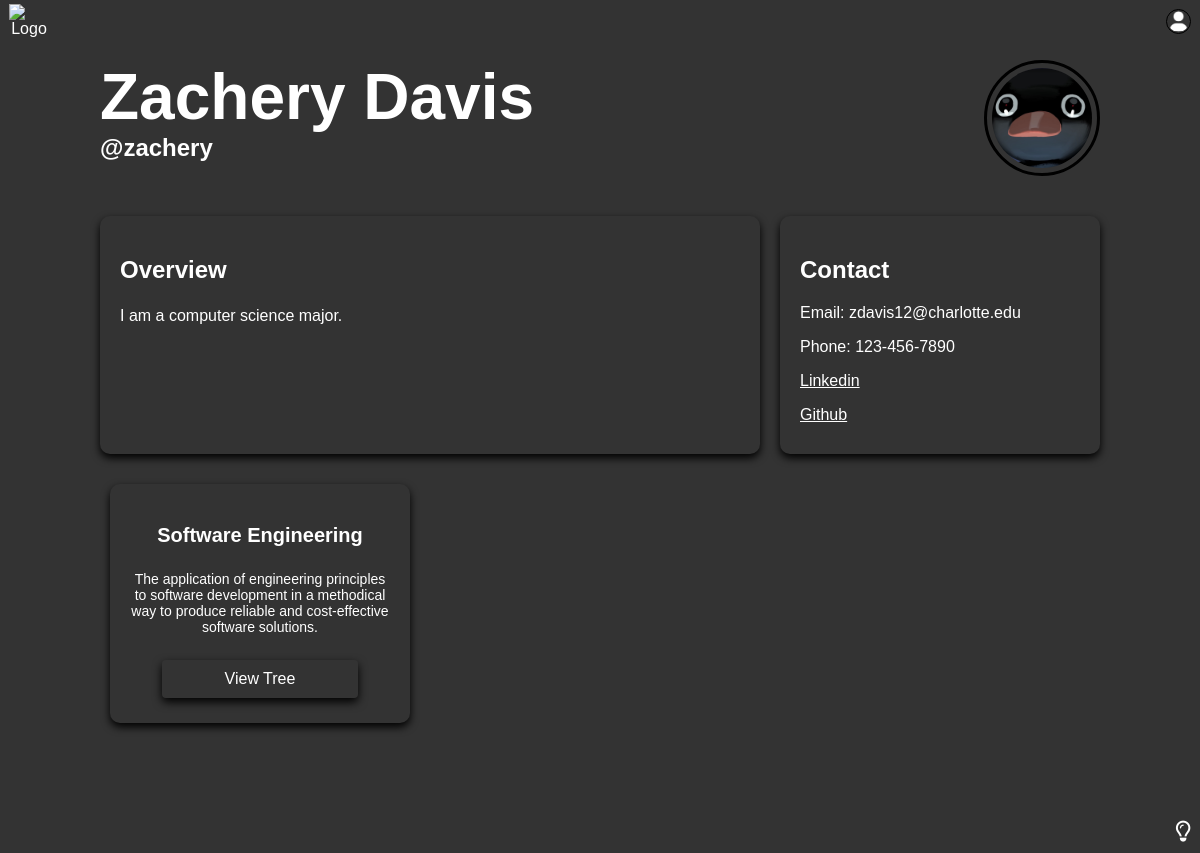
The app's page /profile/zachery/ (signed in) with its own data.
### application/models.py (models this page shows)
class User(AbstractUser):
    email = models.EmailField(unique=True, null=True)
    phoneNumber = models.CharField(max_length=15, null=True, validators=[
            RegexValidator(
                regex=r'^\+?1?\-?\d{3}\-\d{3}-\d{4}$',
                message="Phone number must be entered in the format: '+1-123-456-7890'."
            )
        ])
    bio = models.TextField(null=True)
    Linkedin = models.CharField(max_length=100, blank=True, null=True)
    Github = models.CharField(max_length=100, blank=True, null=True)
    avatar = models.ImageField(null=True, default="defaultUser.png")
    USERNAME_FIELD = "email"
    REQUIRED_FIELDS = ["username"]

class UserJsonData(models.Model):
    user = models.ForeignKey(User, on_delete=models.CASCADE, related_name="json_data")
    name = models.CharField(max_length=100, blank=True, null=True)
    description = models.CharField(max_length=500, blank=True, null=True)
    data = models.JSONField()

### application/views.py (the view)
# urls.py: path("profile/<str:user>/", views.profilePage, name="profilePage"),
def profilePage(request, user):
    user = User.objects.get(username=user)
    trees = user.json_data.all()
    context = {"user": user, "trees": trees}
    return render(request, "profile.html", context)

### application/templates/profile.html (shortened to what this page needs)
{% extends 'main.html' %} {% block content%} {% include 'header.html' %}
<main class="profile-main">
  <div class="profile-container">
    <div class="profile-header">
      <div>
        {% if user.first_name %}
        <h1>{{ user.first_name }} {{ user.last_name }}</h1>
        <h2 class="username">@{{ user.username }}</h2>
        {% else %}
        <h1>{{ user.username }}</h1>
        {% endif %}
      </div>
      <img class="profile-img" src="{{ user.avatar.url }}" alt="profile picture" />
    </div>
    <section class="card-section profile-section">
      <div class="overview">
        <h2>Overview</h2>
        {% if user.bio %}
        <p>{{user.bio}}</p>
        {% else %}
        <p>{{user.username}} has no bio currently.</p>
        {% endif %}
      </div>
      <div class="contact">
        <h2>Contact</h2>
        <p>Email: {{user.email}}</p>
        {% if user.phoneNumber %}
        <p>Phone: {{ user.phoneNumber }}</p>
        {% endif %} {% if user.Linkedin %}
        <p><a href="https://www.linkedin.com/in/{{ user.Linkedin }}" target="_blank" rel="noopener noreferrer">Linkedin</a></p>
        {% endif %} {% if user.Github %}
        <p><a href="https://github.com/{{ user.Github }}" target="_blank" rel="noopener noreferrer">Github</a></p>
        {% endif %}
      </div>
      {% if trees %} {% for tree in trees %}
      <div class="card">
        <h3>{{tree.name}}</h3>
        <p>{{tree.description}}</p>
        <a class="F1-button" href="{% url 'treePage' user.username tree.name %}">View Tree</a>
      </div>
      {% endfor %} {% else %}
      <div class="card">
        <h3>No trees currently.</h3>
      </div>
      {% endif %}
    </section>
  </div>
</main>
<footer>
  <i class="fa-regular fa-lightbulb" onclick="toggleDarkMode()" title="Toggle Dark Mode"></i>
</footer>
{% endblock content%}

### application/templates/header.html
{% load static %}
<header>
  <a href="{% url 'dashboardPage' %}"><img src="{% static 'images/logo.png' %}" alt="Logo" /></a>
  <a href="{% url 'profilePage' request.user.username %}" class="user-icon">
    <img class="profile-img" src="{{ request.user.avatar.url }}" alt="profile picture" />
  </a>
</header>

### application/static/css/stylesheet.css (style rules this page uses)
:root { --white: #ffffff; --lightGrey: #a3a3a3; --midGrey: #7c7c7c; --darkGrey: #333; --black: black; }
body { margin: 0; font-family: Arial, sans-serif; background-color: #e6e6e6; color: var(--darkGrey); overflow-y: auto; transition: background-color 0.3s, color 0.3s; }
main { background-color: inherit; }
a { color: inherit; text-decoration: none; text-align: center; }
img { display: block; margin: 2rem auto; width: 75px; height: auto; }
h1 { margin: 0; }
h2 { font-size: 24px; }
p { font-size: 16px; }
.dark-mode { background-color: var(--darkGrey); color: var(--white); }
header, footer { display: flex; position: fixed; align-items: center; justify-content: flex-end; background-color: transparent; z-index: 10; width: 100%; height: 0; }
header img { margin: 0; width: 40px; }
header .profile-img { width: 1.75vw; height: 1.75vw; border: 1px solid var(--black); padding: 1px; }
header > *, header i, footer i { color: inherit; cursor: pointer; transition: filter 0.3s ease; z-index: 10; position: relative; }
header i, footer i { font-size: 1.75vw; }
header > * { top: 2.636vh; margin: 0.75vw; }
header > a:first-of-type { margin-right: auto; }
footer { bottom: 0; }
footer i { bottom: 2.636vh; margin: 0.75vw; }
.F1-button, .F2-button { padding: 0.75rem; border: none; border-radius: 4px; font-size: 1rem; cursor: pointer; display: block; box-shadow: 0 4px 10px rgba(0, 0, 0, 1); color: inherit; background-color: inherit; }
.F1-button { width: 60%; margin: 0 auto 1rem auto; }
.profile-main { max-width: 1200px; margin: 0 auto; padding: 20px; }
.profile-header { display: flex; justify-content: space-between; margin-bottom: 40px; font-size: 32px; }
.username { margin: 0; }
.profile-container { padding: 40px 80px; }
.profile-img { width: 100px; height: 100px; background-color: var(--darkGrey); border-radius: 50%; border: 3px solid var(--black); padding: 5px; object-fit: cover; margin: 0; justify-self: center; }
.profile-section { grid-template-columns: repeat(3, 1fr); }
.card-section { display: grid; grid-template-columns: repeat(auto-fill, minmax(300px, 1fr)); grid-template-rows: auto 1fr; grid-gap: 20px; margin-bottom: 60px; }
.card-section > div { padding: 20px; box-shadow: 0 4px 8px rgba(0, 0, 0, 1); border-radius: 10px; }
.card-section .overview { grid-column: span 2; }
.overview h2, .contact h2 { margin-bottom: 20px; }
.overview p { line-height: 1.5; }
.contact p { margin-bottom: 10px; }
.contact a { text-decoration: underline; }
.card { box-shadow: 0 4px 8px rgba(0, 0, 0, 1); border-radius: 12px; padding: 20px; display: flex; flex-direction: column; align-items: center; justify-content: center; text-align: center; transition: box-shadow 0.3s ease; margin: 10px; }
.card h3 { font-size: 20px; margin-bottom: 10px; }
.card p { font-size: 14px; margin-bottom: 20px; }
.card a { padding: 10px 20px; margin: 5px 10px; }

### records on screen
User: user.avatar (placeholder picture)
User: first_name "Zachery", last_name "Davis", username "zachery", avatar (picture), bio "I am a computer science major.", email "zdavis12@charlotte.edu", phoneNumber "123-456-7890"
UserJsonData: name "Software Engineering", description "The application of engineering principles to software development in a methodical way to produce reliable and cost-effective software solutions."
